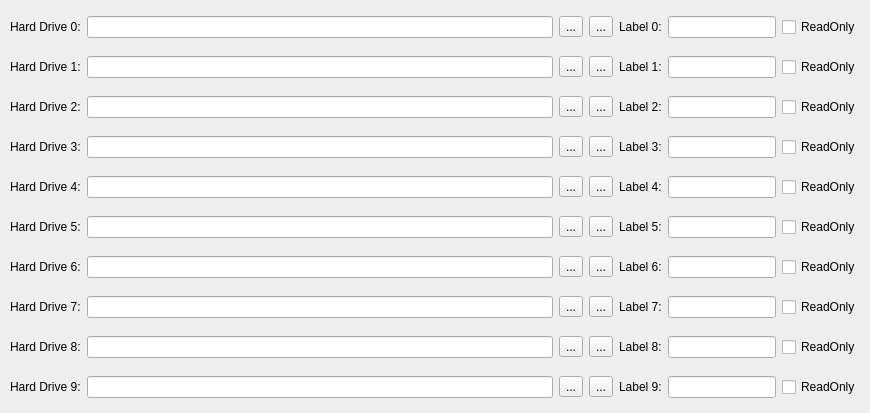
    <widget class="QWidget" name="harddisksMenu">
     <attribute name="icon">
      <iconset resource="ICO.qrc">
       <normaloff>:/Images/Images/drive-harddisk.png</normaloff>:/Images/Images/drive-harddisk.png</iconset>
     </attribute>
     <attribute name="title">
      <string>HD</string>
     </attribute>
     <widget class="QWidget" name="verticalLayoutWidget_9">
      <property name="geometry">
       <rect>
        <x>10</x>
        <y>10</y>
        <width>851</width>
        <height>34</height>
       </rect>
      </property>
      <layout class="QHBoxLayout" name="hardDrive0Panel">
       <item>
        <widget class="QLabel" name="hardDrive0Label">
         <property name="text">
          <string>Hard Drive 0:</string>
         </property>
        </widget>
       </item>
       <item>
        <widget class="QLineEdit" name="hardDrive0LineEdit">
         <property name="text">
          <string/>
         </property>
         <property name="maxLength">
          <number>32000</number>
         </property>
         <property name="readOnly">
          <bool>true</bool>
         </property>
        </widget>
       </item>
       <item>
        <widget class="QToolButton" name="hardDrive0ToolButton">
         <property name="toolTip">
          <string>Select ADF or ZIP file</string>
         </property>
         <property name="text">
          <string>...</string>
         </property>
         <property name="icon">
          <iconset resource="ICO.qrc">
           <normaloff>:/Images/Images/drive-harddisk.png</normaloff>:/Images/Images/drive-harddisk.png</iconset>
         </property>
        </widget>
       </item>
       <item>
        <widget class="QToolButton" name="hardDrive0FolderToolButton">
         <property name="toolTip">
          <string>Select a folder</string>
         </property>
         <property name="text">
          <string>...</string>
         </property>
         <property name="icon">
          <iconset resource="ICO.qrc">
           <normaloff>:/Images/Images/linguist-fileopen.png</normaloff>:/Images/Images/linguist-fileopen.png</iconset>
         </property>
        </widget>
       </item>
       <item>
        <widget class="QLabel" name="hardDrive0Label0Label">
         <property name="text">
          <string>Label 0:</string>
         </property>
        </widget>
       </item>
       <item>
        <widget class="QLineEdit" name="hardDrive0LabelLineEdit">
         <property name="sizePolicy">
          <sizepolicy hsizetype="Minimum" vsizetype="Fixed">
           <horstretch>0</horstretch>
           <verstretch>0</verstretch>
          </sizepolicy>
         </property>
         <property name="maximumSize">
          <size>
           <width>5000</width>
           <height>16777215</height>
          </size>
         </property>
         <property name="text">
          <string/>
         </property>
         <property name="maxLength">
          <number>32000</number>
         </property>
         <property name="readOnly">
          <bool>false</bool>
         </property>
        </widget>
       </item>
       <item>
        <widget class="QCheckBox" name="hardDrive0ReadOnlyCheckBox">
         <property name="text">
          <string>ReadOnly</string>
         </property>
        </widget>
       </item>
      </layout>
     </widget>
     <widget class="QWidget" name="verticalLayoutWidget_10">
      <property name="geometry">
       <rect>
        <x>10</x>
        <y>50</y>
        <width>851</width>
        <height>34</height>
       </rect>
      </property>
      <layout class="QHBoxLayout" name="hardDrive1Panel">
       <item>
        <widget class="QLabel" name="hardDrive1Label">
         <property name="text">
          <string>Hard Drive 1:</string>
         </property>
        </widget>
       </item>
       <item>
        <widget class="QLineEdit" name="hardDrive1LineEdit">
         <property name="text">
          <string/>
         </property>
         <property name="maxLength">
          <number>32000</number>
         </property>
         <property name="readOnly">
          <bool>true</bool>
         </property>
        </widget>
       </item>
       <item>
        <widget class="QToolButton" name="hardDrive1ToolButton">
         <property name="toolTip">
          <string>Select ADF or ZIP file</string>
         </property>
         <property name="text">
          <string>...</string>
         </property>
         <property name="icon">
          <iconset resource="ICO.qrc">
           <normaloff>:/Images/Images/drive-harddisk.png</normaloff>:/Images/Images/drive-harddisk.png</iconset>
         </property>
        </widget>
       </item>
       <item>
        <widget class="QToolButton" name="hardDrive1FolderToolButton">
         <property name="toolTip">
          <string>Select a folder</string>
         </property>
         <property name="text">
          <string>...</string>
         </property>
         <property name="icon">
          <iconset resource="ICO.qrc">
           <normaloff>:/Images/Images/linguist-fileopen.png</normaloff>:/Images/Images/linguist-fileopen.png</iconset>
         </property>
        </widget>
       </item>
       <item>
        <widget class="QLabel" name="hardDrive1Label1Label">
         <property name="text">
          <string>Label 1:</string>
         </property>
        </widget>
       </item>
       <item>
        <widget class="QLineEdit" name="hardDrive1LabelLineEdit">
         <property name="sizePolicy">
          <sizepolicy hsizetype="Minimum" vsizetype="Fixed">
           <horstretch>0</horstretch>
           <verstretch>0</verstretch>
          </sizepolicy>
         </property>
         <property name="maximumSize">
          <size>
           <width>5000</width>
           <height>16777215</height>
          </size>
         </property>
         <property name="text">
          <string/>
         </property>
         <property name="maxLength">
          <number>32000</number>
         </property>
         <property name="readOnly">
          <bool>false</bool>
         </property>
        </widget>
       </item>
       <item>
        <widget class="QCheckBox" name="hardDrive1ReadOnlyCheckBox">
         <property name="text">
          <string>ReadOnly</string>
         </property>
        </widget>
       </item>
      </layout>
     </widget>
     <widget class="QWidget" name="verticalLayoutWidget_11">
      <property name="geometry">
       <rect>
        <x>10</x>
        <y>90</y>
        <width>851</width>
        <height>34</height>
       </rect>
      </property>
      <layout class="QHBoxLayout" name="hardDrive2Panel">
       <item>
        <widget class="QLabel" name="hadrDrive2Label">
         <property name="text">
          <string>Hard Drive 2:</string>
         </property>
        </widget>
       </item>
       <item>
        <widget class="QLineEdit" name="hardDrive2LineEdit">
         <property name="text">
          <string/>
         </property>
         <property name="maxLength">
          <number>32000</number>
         </property>
         <property name="readOnly">
          <bool>true</bool>
         </property>
        </widget>
       </item>
       <item>
        <widget class="QToolButton" name="hardDrive2ToolButton">
         <property name="toolTip">
          <string>Select ADF or ZIP file</string>
         </property>
         <property name="text">
          <string>...</string>
         </property>
         <property name="icon">
          <iconset resource="ICO.qrc">
           <normaloff>:/Images/Images/drive-harddisk.png</normaloff>:/Images/Images/drive-harddisk.png</iconset>
         </property>
        </widget>
       </item>
       <item>
        <widget class="QToolButton" name="hardDrive2FolderToolButton">
         <property name="toolTip">
          <string>Select a folder</string>
         </property>
         <property name="text">
          <string>...</string>
         </property>
         <property name="icon">
          <iconset resource="ICO.qrc">
           <normaloff>:/Images/Images/linguist-fileopen.png</normaloff>:/Images/Images/linguist-fileopen.png</iconset>
         </property>
        </widget>
       </item>
       <item>
        <widget class="QLabel" name="hardDrive2Label2Label">
         <property name="text">
          <string>Label 2:</string>
         </property>
        </widget>
       </item>
       <item>
        <widget class="QLineEdit" name="hardDrive2LabelLineEdit">
         <property name="sizePolicy">
          <sizepolicy hsizetype="Minimum" vsizetype="Fixed">
           <horstretch>0</horstretch>
           <verstretch>0</verstretch>
          </sizepolicy>
         </property>
         <property name="maximumSize">
          <size>
           <width>5000</width>
           <height>16777215</height>
          </size>
         </property>
         <property name="text">
          <string/>
         </property>
         <property name="maxLength">
          <number>32000</number>
         </property>
         <property name="readOnly">
          <bool>false</bool>
         </property>
        </widget>
       </item>
       <item>
        <widget class="QCheckBox" name="hardDrive2ReadOnlyCheckBox">
         <property name="text">
          <string>ReadOnly</string>
         </property>
        </widget>
       </item>
      </layout>
     </widget>
     <widget class="QWidget" name="verticalLayoutWidget_12">
      <property name="geometry">
       <rect>
        <x>10</x>
        <y>130</y>
        <width>851</width>
        <height>34</height>
       </rect>
      </property>
      <layout class="QHBoxLayout" name="hardDrive3Panel">
       <item>
        <widget class="QLabel" name="hardDrive3Label">
         <property name="text">
          <string>Hard Drive 3:</string>
         </property>
        </widget>
       </item>
       <item>
        <widget class="QLineEdit" name="hardDrive3LineEdit">
         <property name="text">
          <string/>
         </property>
         <property name="maxLength">
          <number>32000</number>
         </property>
         <property name="readOnly">
          <bool>true</bool>
         </property>
        </widget>
       </item>
       <item>
        <widget class="QToolButton" name="hardDrive3ToolButton">
         <property name="toolTip">
          <string>Select ADF or ZIP file</string>
         </property>
         <property name="text">
          <string>...</string>
         </property>
         <property name="icon">
          <iconset resource="ICO.qrc">
           <normaloff>:/Images/Images/drive-harddisk.png</normaloff>:/Images/Images/drive-harddisk.png</iconset>
         </property>
        </widget>
       </item>
       <item>
        <widget class="QToolButton" name="hardDrive3FolderToolButton">
         <property name="toolTip">
          <string>Select a folder</string>
         </property>
         <property name="text">
          <string>...</string>
         </property>
         <property name="icon">
          <iconset resource="ICO.qrc">
           <normaloff>:/Images/Images/linguist-fileopen.png</normaloff>:/Images/Images/linguist-fileopen.png</iconset>
         </property>
        </widget>
       </item>
       <item>
        <widget class="QLabel" name="hardDrive3Labe3Label">
         <property name="text">
          <string>Label 3:</string>
         </property>
        </widget>
       </item>
       <item>
        <widget class="QLineEdit" name="hardDrive3LabelLineEdit">
         <property name="sizePolicy">
          <sizepolicy hsizetype="Minimum" vsizetype="Fixed">
           <horstretch>0</horstretch>
           <verstretch>0</verstretch>
          </sizepolicy>
         </property>
         <property name="maximumSize">
          <size>
           <width>5000</width>
           <height>16777215</height>
          </size>
         </property>
         <property name="text">
          <string/>
         </property>
         <property name="maxLength">
          <number>32000</number>
         </property>
         <property name="readOnly">
          <bool>false</bool>
         </property>
        </widget>
       </item>
       <item>
        <widget class="QCheckBox" name="hardDrive3ReadOnlyCheckBox">
         <property name="text">
          <string>ReadOnly</string>
         </property>
        </widget>
       </item>
      </layout>
     </widget>
     <widget class="QWidget" name="verticalLayoutWidget_13">
      <property name="geometry">
       <rect>
        <x>10</x>
        <y>170</y>
        <width>851</width>
        <height>34</height>
       </rect>
      </property>
      <layout class="QHBoxLayout" name="hardDrive4Panel">
       <item>
        <widget class="QLabel" name="hardDrive4Label">
         <property name="text">
          <string>Hard Drive 4:</string>
         </property>
        </widget>
       </item>
       <item>
        <widget class="QLineEdit" name="hardDrive4LineEdit">
         <property name="text">
          <string/>
         </property>
         <property name="maxLength">
          <number>32000</number>
         </property>
         <property name="readOnly">
          <bool>true</bool>
         </property>
        </widget>
       </item>
       <item>
        <widget class="QToolButton" name="hardDrive4ToolButton">
         <property name="toolTip">
          <string>Select ADF or ZIP file</string>
         </property>
         <property name="text">
          <string>...</string>
         </property>
         <property name="icon">
          <iconset resource="ICO.qrc">
           <normaloff>:/Images/Images/drive-harddisk.png</normaloff>:/Images/Images/drive-harddisk.png</iconset>
         </property>
        </widget>
       </item>
       <item>
        <widget class="QToolButton" name="hardDrive4FolderToolButton">
         <property name="toolTip">
          <string>Select a folder</string>
         </property>
         <property name="text">
          <string>...</string>
         </property>
         <property name="icon">
          <iconset resource="ICO.qrc">
           <normaloff>:/Images/Images/linguist-fileopen.png</normaloff>:/Images/Images/linguist-fileopen.png</iconset>
         </property>
        </widget>
       </item>
       <item>
        <widget class="QLabel" name="hardDrive4Label4Label">
         <property name="text">
          <string>Label 4:</string>
         </property>
        </widget>
       </item>
       <item>
        <widget class="QLineEdit" name="hardDrive4LabelLineEdit">
         <property name="sizePolicy">
          <sizepolicy hsizetype="Minimum" vsizetype="Fixed">
           <horstretch>0</horstretch>
           <verstretch>0</verstretch>
          </sizepolicy>
         </property>
         <property name="maximumSize">
          <size>
           <width>5000</width>
           <height>16777215</height>
          </size>
         </property>
         <property name="text">
          <string/>
         </property>
         <property name="maxLength">
          <number>32000</number>
         </property>
         <property name="readOnly">
          <bool>false</bool>
         </property>
        </widget>
       </item>
       <item>
        <widget class="QCheckBox" name="hardDrive4ReadOnlyCheckBox">
         <property name="text">
          <string>ReadOnly</string>
         </property>
        </widget>
       </item>
      </layout>
     </widget>
     <widget class="QWidget" name="verticalLayoutWidget_14">
      <property name="geometry">
       <rect>
        <x>10</x>
        <y>210</y>
        <width>851</width>
        <height>34</height>
       </rect>
      </property>
      <layout class="QHBoxLayout" name="hardDrive5Panel">
       <item>
        <widget class="QLabel" name="hardDrive5Label">
         <property name="text">
          <string>Hard Drive 5:</string>
         </property>
        </widget>
       </item>
       <item>
        <widget class="QLineEdit" name="hardDrive5LineEdit">
         <property name="text">
          <string/>
         </property>
         <property name="maxLength">
          <number>32000</number>
         </property>
         <property name="readOnly">
          <bool>true</bool>
         </property>
        </widget>
       </item>
       <item>
        <widget class="QToolButton" name="hardDrive5ToolButton">
         <property name="toolTip">
          <string>Select ADF or ZIP file</string>
         </property>
         <property name="text">
          <string>...</string>
         </property>
         <property name="icon">
          <iconset resource="ICO.qrc">
           <normaloff>:/Images/Images/drive-harddisk.png</normaloff>:/Images/Images/drive-harddisk.png</iconset>
         </property>
        </widget>
       </item>
       <item>
        <widget class="QToolButton" name="hardDrive5FolderToolButton">
         <property name="toolTip">
          <string>Select a folder</string>
         </property>
         <property name="text">
          <string>...</string>
         </property>
         <property name="icon">
          <iconset resource="ICO.qrc">
           <normaloff>:/Images/Images/linguist-fileopen.png</normaloff>:/Images/Images/linguist-fileopen.png</iconset>
         </property>
        </widget>
       </item>
       <item>
        <widget class="QLabel" name="hardDrive5Label5Label">
         <property name="text">
          <string>Label 5:</string>
         </property>
        </widget>
       </item>
       <item>
        <widget class="QLineEdit" name="hardDrive5LabelLineEdit">
         <property name="sizePolicy">
          <sizepolicy hsizetype="Minimum" vsizetype="Fixed">
           <horstretch>0</horstretch>
           <verstretch>0</verstretch>
          </sizepolicy>
         </property>
         <property name="maximumSize">
          <size>
           <width>5000</width>
           <height>16777215</height>
          </size>
         </property>
         <property name="text">
          <string/>
         </property>
         <property name="maxLength">
          <number>32000</number>
         </property>
         <property name="readOnly">
          <bool>false</bool>
         </property>
        </widget>
       </item>
       <item>
        <widget class="QCheckBox" name="hardDrive5ReadOnlyCheckBox">
         <property name="text">
          <string>ReadOnly</string>
         </property>
        </widget>
       </item>
      </layout>
     </widget>
     <widget class="QWidget" name="verticalLayoutWidget_15">
      <property name="geometry">
       <rect>
        <x>10</x>
        <y>250</y>
        <width>851</width>
        <height>34</height>
       </rect>
      </property>
      <layout class="QHBoxLayout" name="hardDrive6Panel">
       <item>
        <widget class="QLabel" name="hardDrive6Label">
         <property name="text">
          <string>Hard Drive 6:</string>
         </property>
        </widget>
       </item>
       <item>
        <widget class="QLineEdit" name="hardDrive6LineEdit">
         <property name="text">
          <string/>
         </property>
         <property name="maxLength">
          <number>32000</number>
         </property>
         <property name="readOnly">
          <bool>true</bool>
         </property>
        </widget>
       </item>
       <item>
        <widget class="QToolButton" name="hardDrive6ToolButton">
         <property name="toolTip">
          <string>Select ADF or ZIP file</string>
         </property>
         <property name="text">
          <string>...</string>
         </property>
         <property name="icon">
          <iconset resource="ICO.qrc">
           <normaloff>:/Images/Images/drive-harddisk.png</normaloff>:/Images/Images/drive-harddisk.png</iconset>
         </property>
        </widget>
       </item>
       <item>
        <widget class="QToolButton" name="hardDrive6FolderToolButton">
         <property name="toolTip">
          <string>Select a folder</string>
         </property>
         <property name="text">
          <string>...</string>
         </property>
         <property name="icon">
          <iconset resource="ICO.qrc">
           <normaloff>:/Images/Images/linguist-fileopen.png</normaloff>:/Images/Images/linguist-fileopen.png</iconset>
         </property>
        </widget>
       </item>
       <item>
        <widget class="QLabel" name="hardDrive6Label6Label">
         <property name="text">
          <string>Label 6:</string>
         </property>
        </widget>
       </item>
       <item>
        <widget class="QLineEdit" name="hardDrive6LabelLineEdit">
         <property name="sizePolicy">
          <sizepolicy hsizetype="Minimum" vsizetype="Fixed">
           <horstretch>0</horstretch>
           <verstretch>0</verstretch>
          </sizepolicy>
         </property>
         <property name="maximumSize">
          <size>
           <width>5000</width>
           <height>16777215</height>
          </size>
         </property>
         <property name="text">
          <string/>
         </property>
         <property name="maxLength">
          <number>32000</number>
         </property>
         <property name="readOnly">
          <bool>false</bool>
         </property>
        </widget>
       </item>
       <item>
        <widget class="QCheckBox" name="hardDrive6ReadOnlyCheckBox">
         <property name="text">
          <string>ReadOnly</string>
         </property>
        </widget>
       </item>
      </layout>
     </widget>
     <widget class="QWidget" name="verticalLayoutWidget_16">
      <property name="geometry">
       <rect>
        <x>10</x>
        <y>290</y>
        <width>851</width>
        <height>34</height>
       </rect>
      </property>
      <layout class="QHBoxLayout" name="hardDrive7Panel">
       <item>
        <widget class="QLabel" name="hardDrive7Label">
         <property name="text">
          <string>Hard Drive 7:</string>
         </property>
        </widget>
       </item>
       <item>
        <widget class="QLineEdit" name="hardDrive7LineEdit">
         <property name="text">
          <string/>
         </property>
         <property name="maxLength">
          <number>32000</number>
         </property>
         <property name="readOnly">
          <bool>true</bool>
         </property>
        </widget>
       </item>
       <item>
        <widget class="QToolButton" name="hardDrive7ToolButton">
         <property name="toolTip">
          <string>Select ADF or ZIP file</string>
         </property>
         <property name="text">
          <string>...</string>
         </property>
         <property name="icon">
          <iconset resource="ICO.qrc">
           <normaloff>:/Images/Images/drive-harddisk.png</normaloff>:/Images/Images/drive-harddisk.png</iconset>
         </property>
        </widget>
       </item>
       <item>
        <widget class="QToolButton" name="hardDrive7FolderToolButton">
         <property name="toolTip">
          <string>Select a folder</string>
         </property>
         <property name="text">
          <string>...</string>
         </property>
         <property name="icon">
          <iconset resource="ICO.qrc">
           <normaloff>:/Images/Images/linguist-fileopen.png</normaloff>:/Images/Images/linguist-fileopen.png</iconset>
         </property>
        </widget>
       </item>
       <item>
        <widget class="QLabel" name="hardDrive7Label7Label">
         <property name="text">
          <string>Label 7:</string>
         </property>
        </widget>
       </item>
       <item>
        <widget class="QLineEdit" name="hardDrive7LabelLineEdit">
         <property name="sizePolicy">
          <sizepolicy hsizetype="Minimum" vsizetype="Fixed">
           <horstretch>0</horstretch>
           <verstretch>0</verstretch>
          </sizepolicy>
         </property>
         <property name="maximumSize">
          <size>
           <width>5000</width>
           <height>16777215</height>
          </size>
         </property>
         <property name="text">
          <string/>
         </property>
         <property name="maxLength">
          <number>32000</number>
         </property>
         <property name="readOnly">
          <bool>false</bool>
         </property>
        </widget>
       </item>
       <item>
        <widget class="QCheckBox" name="hardDrive7ReadOnlyCheckBox">
         <property name="text">
          <string>ReadOnly</string>
         </property>
        </widget>
       </item>
      </layout>
     </widget>
     <widget class="QWidget" name="verticalLayoutWidget_17">
      <property name="geometry">
       <rect>
        <x>10</x>
        <y>330</y>
        <width>851</width>
        <height>34</height>
       </rect>
      </property>
      <layout class="QHBoxLayout" name="hardDrive8Panel">
       <item>
        <widget class="QLabel" name="hardDrive8Label">
         <property name="text">
          <string>Hard Drive 8:</string>
         </property>
        </widget>
       </item>
       <item>
        <widget class="QLineEdit" name="hardDrive8LineEdit">
         <property name="text">
          <string/>
         </property>
         <property name="maxLength">
          <number>32000</number>
         </property>
         <property name="readOnly">
          <bool>true</bool>
         </property>
        </widget>
       </item>
       <item>
        <widget class="QToolButton" name="hardDrive8ToolButton">
         <property name="toolTip">
          <string>Select ADF or ZIP file</string>
         </property>
         <property name="text">
          <string>...</string>
         </property>
         <property name="icon">
          <iconset resource="ICO.qrc">
           <normaloff>:/Images/Images/drive-harddisk.png</normaloff>:/Images/Images/drive-harddisk.png</iconset>
         </property>
        </widget>
       </item>
       <item>
        <widget class="QToolButton" name="hardDrive8FolderToolButton">
         <property name="toolTip">
          <string>Select a folder</string>
         </property>
         <property name="text">
          <string>...</string>
         </property>
         <property name="icon">
          <iconset resource="ICO.qrc">
           <normaloff>:/Images/Images/linguist-fileopen.png</normaloff>:/Images/Images/linguist-fileopen.png</iconset>
         </property>
        </widget>
       </item>
       <item>
        <widget class="QLabel" name="hardDrive8Label8Label">
         <property name="text">
          <string>Label 8:</string>
         </property>
        </widget>
       </item>
       <item>
        <widget class="QLineEdit" name="hardDrive8LabelLineEdit">
         <property name="sizePolicy">
          <sizepolicy hsizetype="Minimum" vsizetype="Fixed">
           <horstretch>0</horstretch>
           <verstretch>0</verstretch>
          </sizepolicy>
         </property>
         <property name="maximumSize">
          <size>
           <width>5000</width>
           <height>16777215</height>
          </size>
         </property>
         <property name="text">
          <string/>
         </property>
         <property name="maxLength">
          <number>32000</number>
         </property>
         <property name="readOnly">
          <bool>false</bool>
         </property>
        </widget>
       </item>
       <item>
        <widget class="QCheckBox" name="hardDrive8ReadOnlyCheckBox">
         <property name="text">
          <string>ReadOnly</string>
         </property>
        </widget>
       </item>
      </layout>
     </widget>
     <widget class="QWidget" name="verticalLayoutWidget_18">
      <property name="geometry">
       <rect>
        <x>10</x>
        <y>370</y>
        <width>851</width>
        <height>34</height>
       </rect>
      </property>
      <layout class="QHBoxLayout" name="hardDrive9Panel">
       <item>
        <widget class="QLabel" name="haardDrive9Label">
         <property name="text">
          <string>Hard Drive 9:</string>
         </property>
        </widget>
       </item>
       <item>
        <widget class="QLineEdit" name="hardDrive9LineEdit">
         <property name="text">
          <string/>
         </property>
         <property name="maxLength">
          <number>32000</number>
         </property>
         <property name="readOnly">
          <bool>true</bool>
         </property>
        </widget>
       </item>
       <item>
        <widget class="QToolButton" name="hardDrive9ToolButton">
         <property name="toolTip">
          <string>Select ADF or ZIP file</string>
         </property>
         <property name="text">
          <string>...</string>
         </property>
         <property name="icon">
          <iconset resource="ICO.qrc">
           <normaloff>:/Images/Images/drive-harddisk.png</normaloff>:/Images/Images/drive-harddisk.png</iconset>
         </property>
        </widget>
       </item>
       <item>
        <widget class="QToolButton" name="hardDrive9FolderToolButton">
         <property name="toolTip">
          <string>Select a folder</string>
         </property>
         <property name="text">
          <string>...</string>
         </property>
         <property name="icon">
          <iconset resource="ICO.qrc">
           <normaloff>:/Images/Images/linguist-fileopen.png</normaloff>:/Images/Images/linguist-fileopen.png</iconset>
         </property>
        </widget>
       </item>
       <item>
        <widget class="QLabel" name="hardDrive9Label9Label">
         <property name="text">
          <string>Label 9:</string>
         </property>
        </widget>
       </item>
       <item>
        <widget class="QLineEdit" name="hardDrive9LabelLineEdit">
         <property name="sizePolicy">
          <sizepolicy hsizetype="Minimum" vsizetype="Fixed">
           <horstretch>0</horstretch>
           <verstretch>0</verstretch>
          </sizepolicy>
         </property>
         <property name="maximumSize">
          <size>
           <width>5000</width>
           <height>16777215</height>
          </size>
         </property>
         <property name="text">
          <string/>
         </property>
         <property name="maxLength">
          <number>32000</number>
         </property>
         <property name="readOnly">
          <bool>false</bool>
         </property>
        </widget>
       </item>
       <item>
        <widget class="QCheckBox" name="hardDrive9ReadOnlyCheckBox">
         <property name="text">
          <string>ReadOnly</string>
         </property>
        </widget>
       </item>
      </layout>
     </widget>
    </widget>
